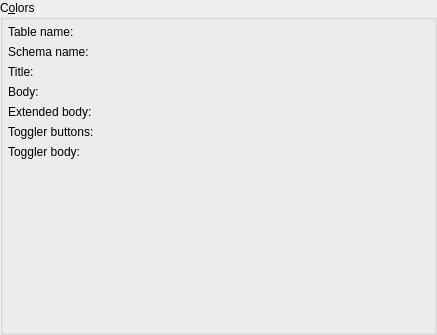
<?xml version="1.0" encoding="UTF-8"?>
<ui version="4.0">
 <class>TagWidget</class>
 <widget class="QWidget" name="TagWidget">
  <property name="geometry">
   <rect>
    <x>0</x>
    <y>0</y>
    <width>437</width>
    <height>335</height>
   </rect>
  </property>
  <layout class="QGridLayout" name="tag_grid">
   <property name="leftMargin">
    <number>0</number>
   </property>
   <property name="topMargin">
    <number>0</number>
   </property>
   <property name="rightMargin">
    <number>0</number>
   </property>
   <property name="bottomMargin">
    <number>0</number>
   </property>
   <property name="spacing">
    <number>5</number>
   </property>
   <item row="0" column="0">
    <widget class="QGroupBox" name="groupBox">
     <property name="title">
      <string>C&amp;olors</string>
     </property>
     <layout class="QGridLayout" name="colors_grid">
      <property name="leftMargin">
       <number>5</number>
      </property>
      <property name="topMargin">
       <number>5</number>
      </property>
      <property name="rightMargin">
       <number>5</number>
      </property>
      <property name="bottomMargin">
       <number>5</number>
      </property>
      <item row="7" column="0">
       <spacer name="verticalSpacer">
        <property name="orientation">
         <enum>Qt::Vertical</enum>
        </property>
        <property name="sizeHint" stdset="0">
         <size>
          <width>20</width>
          <height>40</height>
         </size>
        </property>
       </spacer>
      </item>
      <item row="1" column="0">
       <widget class="QLabel" name="sch_name_lbl">
        <property name="text">
         <string>Schema name:</string>
        </property>
       </widget>
      </item>
      <item row="2" column="0">
       <widget class="QLabel" name="title_lbl">
        <property name="text">
         <string>Title:</string>
        </property>
       </widget>
      </item>
      <item row="4" column="0">
       <widget class="QLabel" name="extbody_lbl">
        <property name="text">
         <string>Extended body:</string>
        </property>
       </widget>
      </item>
      <item row="5" column="0">
       <widget class="QLabel" name="toggler_btns_lbl">
        <property name="text">
         <string>Toggler buttons:</string>
        </property>
       </widget>
      </item>
      <item row="3" column="0">
       <widget class="QLabel" name="body_lbl">
        <property name="text">
         <string>Body:</string>
        </property>
       </widget>
      </item>
      <item row="0" column="0">
       <widget class="QLabel" name="tab_name_lbl">
        <property name="text">
         <string>Table name:</string>
        </property>
       </widget>
      </item>
      <item row="6" column="0">
       <widget class="QLabel" name="toggler_body_lbl">
        <property name="text">
         <string>Toggler body:</string>
        </property>
       </widget>
      </item>
     </layout>
    </widget>
   </item>
  </layout>
 </widget>
 <resources/>
 <connections/>
</ui>
